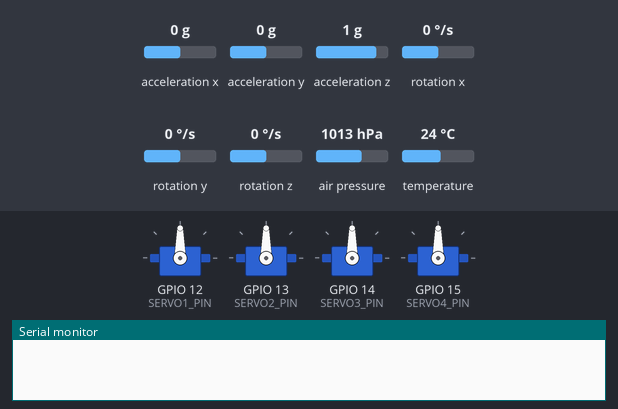
Bench run of a program on a simulated ESP32. Parts: 4 × servo, the last lines printed to the serial monitor. The inputs (shaded band) are chosen by the test bench; at power-on: acceleration x 0 g, acceleration y 0 g, acceleration z 1 g, rotation x 0 °/s, rotation y 0 °/s, rotation z 0 °/s, air pressure 1013 hPa, temperature 24 °C.

Above: at 0.1 s.
At 1.6 s:
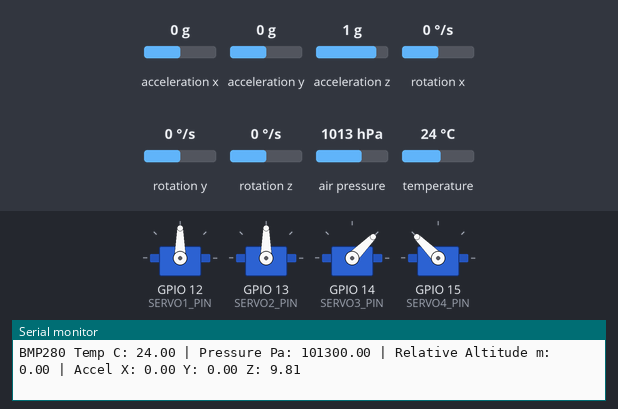
Timing chart, 0 to 3.1 s (numbered marks = the images above):
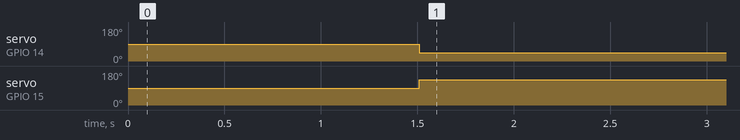

Measured:
- by itself, servo on GPIO 14 (SERVO3_PIN): 90° → 45° at 1.5 s
- by itself, servo on GPIO 15 (SERVO4_PIN): 90° → 135° at 1.5 s

The program:

main.cpp
```cpp
#include <Arduino.h>
#include <Wire.h>
#include <Adafruit_BMP280.h>
#include <Adafruit_MPU6050.h>
#include <Adafruit_Sensor.h>
#include <ESP32Servo.h>

Adafruit_MPU6050 imu;
Adafruit_BMP280 bmp;

Servo servo1;
Servo servo2;
Servo servo3;
Servo servo4;

const int SERVO1_PIN = 12;
const int SERVO2_PIN = 13;
const int SERVO3_PIN = 14;
const int SERVO4_PIN = 15;

const float SEA_LEVEL_HPA = 1013.25;

float altitudeZero = 0.0;

// Function prototypes for PlatformIO / normal C++
void readSensors();
void callrecovery();
void TVC();

void setup() {
  Serial.begin(115200);
  Wire.begin();

  servo1.attach(SERVO1_PIN);
  servo2.attach(SERVO2_PIN);
  servo3.attach(SERVO3_PIN);
  servo4.attach(SERVO4_PIN);

  // BMP280 I2C address is usually 0x76 or 0x77.
  if (!bmp.begin(0x76)) {
    Serial.println("BMP280 not found at 0x76, trying 0x77...");

    if (!bmp.begin(0x77)) {
      Serial.println("BMP280 not found. Check wiring/address.");
      while (1) {
        delay(10);
      }
    }
  }

  bmp.setSampling(
    Adafruit_BMP280::MODE_NORMAL,
    Adafruit_BMP280::SAMPLING_X8,   // temperature oversampling
    Adafruit_BMP280::SAMPLING_X8,   // pressure oversampling
    Adafruit_BMP280::FILTER_X4,
    Adafruit_BMP280::STANDBY_MS_1
  );

  if (!imu.begin()) {
    Serial.println("MPU6050 not found");
    while (1) {
      delay(10);
    }
  }

  imu.setAccelerometerRange(MPU6050_RANGE_8_G);
  imu.setGyroRange(MPU6050_RANGE_500_DEG);
  imu.setFilterBandwidth(MPU6050_BAND_21_HZ);

  delay(1000);

  altitudeZero = bmp.readAltitude(SEA_LEVEL_HPA);

  Serial.print("Altitude zero: ");
  Serial.println(altitudeZero);
}

void loop() {
  readSensors();
  delay(500);
  TVC();
  callrecovery();
}

void readSensors() {
  float temperature = bmp.readTemperature();
  float pressure = bmp.readPressure();
  float altitude = bmp.readAltitude(SEA_LEVEL_HPA) - altitudeZero;

  sensors_event_t accel;
  sensors_event_t gyro;
  sensors_event_t temp;
  imu.getEvent(&accel, &gyro, &temp);

  Serial.print("BMP280 Temp C: ");
  Serial.print(temperature);

  Serial.print(" | Pressure Pa: ");
  Serial.print(pressure);

  Serial.print(" | Relative Altitude m: ");
  Serial.print(altitude);

  Serial.print(" | Accel X: ");
  Serial.print(accel.acceleration.x);

  Serial.print(" Y: ");
  Serial.print(accel.acceleration.y);

  Serial.print(" Z: ");
  Serial.println(accel.acceleration.z);
}

void callrecovery() {
  // some logic here
  servo1.write(90);
  servo2.write(90);
}

void TVC() {
  // some logic here
  servo3.write(45);
  servo4.write(135);
}
```
